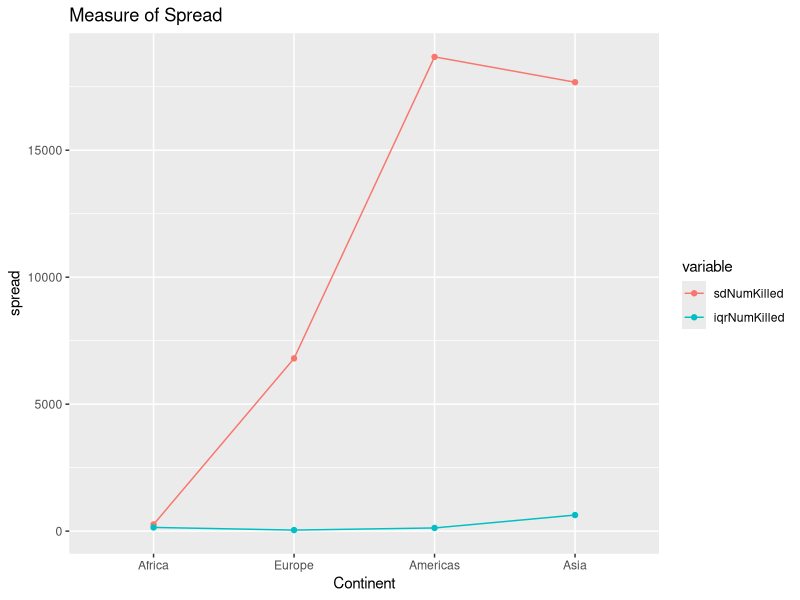
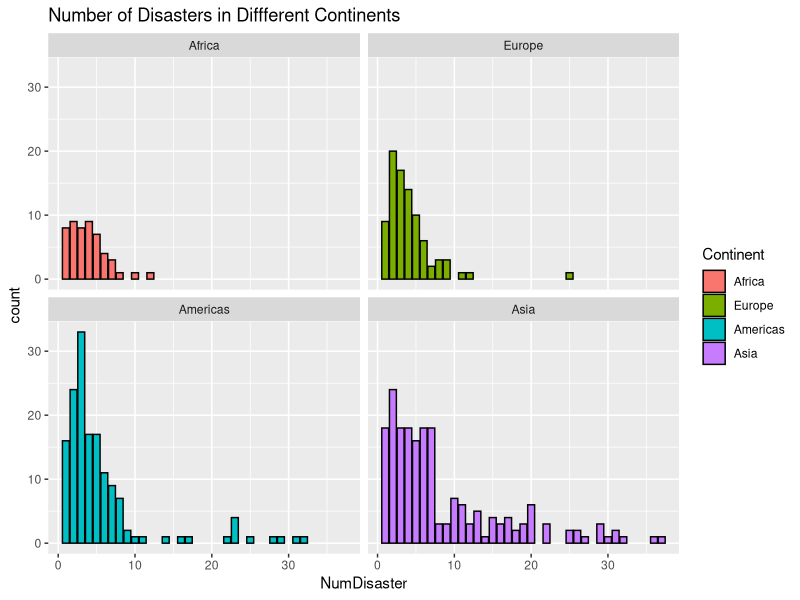
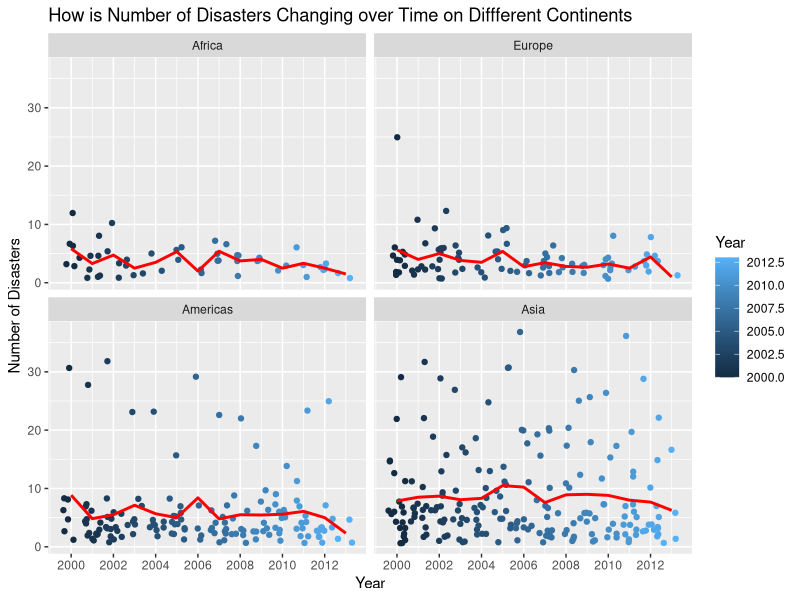
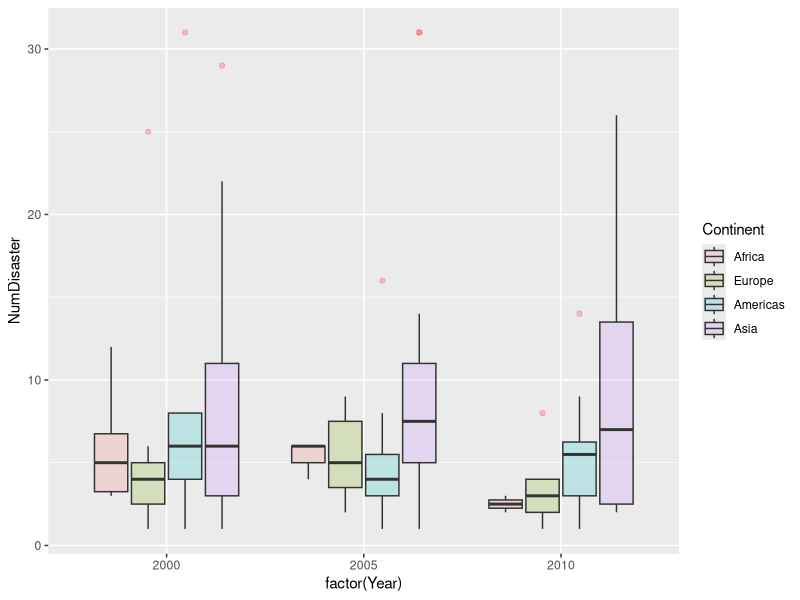
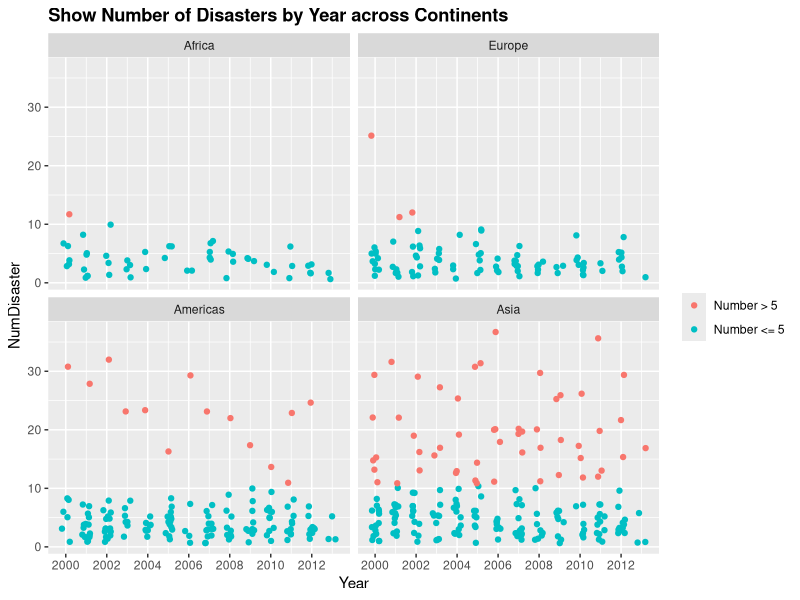
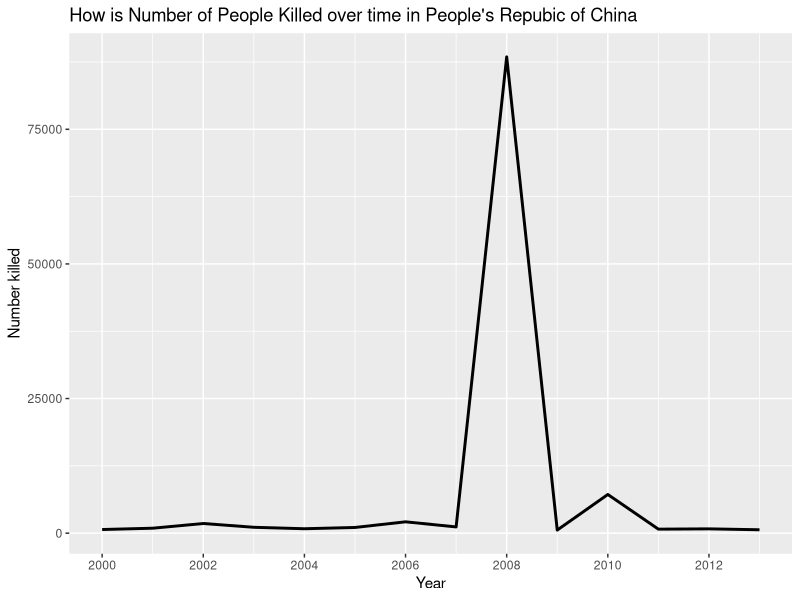
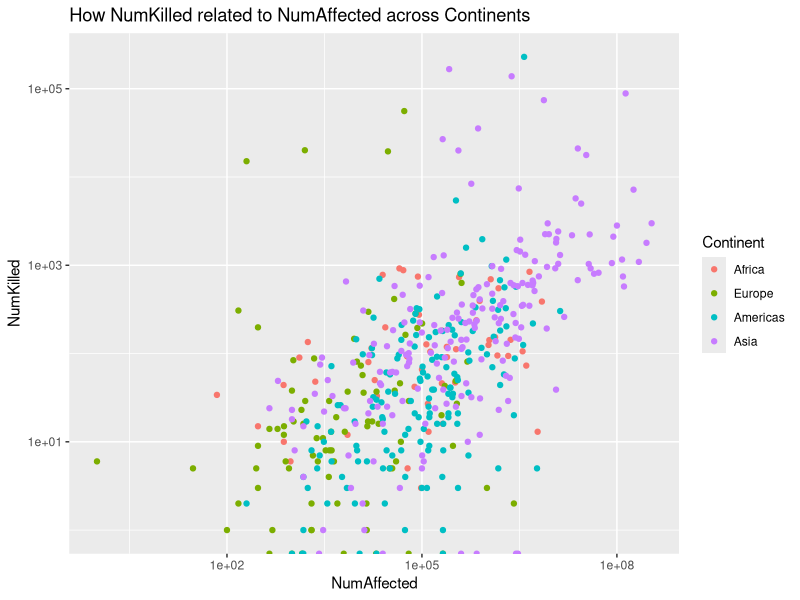
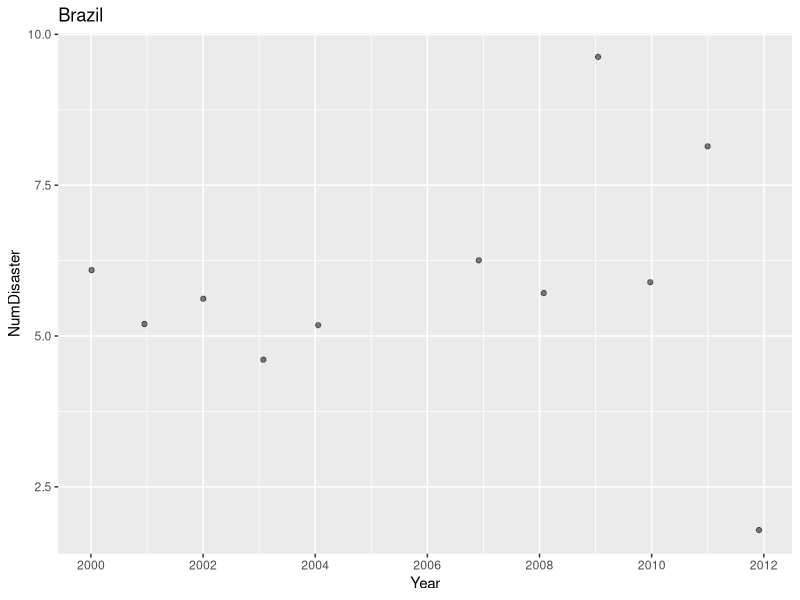

Reproduce these figures in R, in order.
library(arm)
library(ggplot2)
library(plyr)
library(xtable)
library(reshape2)

Disaster <- read.delim("Disaster_clean.tsv")


## Learn from JB's code
## infer order of Race and Film factors from order in file
Disaster <-
  within(Disaster, {
    Continent <- factor(as.character(Continent), 
                        levels = unique(Disaster$Continent))
  })
## Yes! It is still follow the order!!!!!

## First, let us try to find some countries and give them 
## a stripplot. Since some countries have only few observations
## I will select the countries with over 10 observations.
ObsCountry <- ddply(Disaster, ~Country, summarize, numobs = length(Year))
DropCountry <- droplevels(subset(ObsCountry,!(numobs > 10)))

Special <- droplevels(subset(Disaster,
                              !(Country %in% DropCountry$Country)))

## Learn for JB, for each country, write stripplot to file
## to compare the number of disasters vs. year
d_ply(Special, ~ Country, function(z) {
  theCountry <- z$Country[1]
  p <- ggplot(z, aes(x = Year, y = NumDisaster))  +
    ggtitle(theCountry) + 
    geom_jitter(alpha = 1/2, position = position_jitter(width = 0.1)) + 
    scale_x_continuous(name = "Year", breaks = seq(min(z$Year), 
                                                   max(z$Year), by = 2))
  theCountry <- gsub(" ", "_", theCountry)
  ggsave(paste0("scatterpplot_NumDisasterByYear_", theCountry, ".png"))
})


## try to get the spread of death within the continents
spreaddeath <- ddply(Disaster, ~ Continent, summarize,
                     sdNumKilled = sd(NumKilled), 
                     iqrNumKilled = IQR(NumKilled))
write.table (spreaddeath,"spreaddeath.tsv", quote = FALSE,
             sep = "\t", row.names = FALSE)

newspread <- melt(spreaddeath, id="Continent")
ggplot(newspread, aes(x = Continent, y = value, colour = variable)) + 
  geom_point() + geom_line(aes(x=as.numeric(Continent)))+ ylab("spread") +
  ggtitle("Measure of Spread")
ggsave("line_MeasureofSpread.png")

## Then, try to produce the maximum and minimum statistics 
## for different variables in all continents
## for all continents
maxmean<- ddply(Disaster, ~ Continent, summarize, 
                meanDamage = mean(TotalDamUSD),
                maxDamage= max(TotalDamUSD),
                meanAffPop = mean(NumAffected),
                maxAffPop = max(NumAffected),
                meanInjured = mean(NumInjured),
                maxInjured = max(NumInjured),
                meanDeath = mean(NumKilled),
                maxDeath = max(NumKilled),
                meanHomeless = mean(NumHomeless),
                maxHomeless = max(NumHomeless)
)
write.table (maxmean,"maxmean.tsv", quote = FALSE,
             sep = "\t", row.names = FALSE)

## We have summarized some detailed information about different 
## variables in the dataset. Now, let's discouver more details.
## First,let's identify which varibales play an important role to predict 
## the damaged amount from natural disasters.

## To start with, Let us to fit the full model.
FullModel <- lm(TotalDamUSD ~ NumDisaster + NumKilled + NumInjured +
                  NumAffected +NumHomeless, data = Disaster)
summary(FullModel)

## Based on the summmary, it can be shown that number of disasters 
## played a significant role to determine the damaged amount. 
## Therefore, I will pay more attention on whether the
## number of disasters also play an essential role in country level.

mFun <- function(x) {
  model <- lm(TotalDamUSD ~ NumDisaster, x)
  estCoefs <- c(coef(model))
  estSE <- c(se.coef(model))
  ## 2 means 2nd row (we do not want to test intercept), 
  ## 4 means the 4th column, which corresponding to p-value
  p_value <- summary(model)$coefficients[2, 4]  
  names(estCoefs) <- c("intercept", "NumDisaster")
  names(estSE) <- c("SE(intercept)", "SE(NumDisaster)")
  names(p_value) <- "p-value (NumDisaster)"
  return (c(estCoefs,estSE,p_value))
}

mCoefs <- ddply(Disaster, ~Country, mFun)
write.table (mCoefs,"regression.tsv", quote = FALSE,
             sep = "\t", row.names = FALSE)

## I tried my best, but I am not sure whether this is the correct way.
## Based on above table, we found that even though the number 
## of disasters play an critical role in the world level, 
## it does not significant in country level for most countries. 
## It might because the individual country has limited sample size. 
## Thus, the standard error is huge.

## The next topic that I would like to focus on is how the number of 
## disasters changing over time on different continents.

## To begin with, let us plot the number of disasters in different continents.

ggplot(Disaster,aes(x=NumDisaster, fill= Continent)) + facet_wrap(~Continent)+
  geom_bar(binwidth = 2, color = "black") +
  ggtitle("Number of Disasters in Diffferent Continents")
ggsave("barchart_DisasterbyContinent.png")

## After having some basic ideas about the frequency of the number of disasters in 
## different continents,I will look at the number of disasters changing over time 
## on diffferent continents

ggplot(Disaster, aes(x = Year, y = NumDisaster, color = Year))+ 
  geom_jitter() + facet_wrap(~ Continent) + 
  geom_line(stat = "summary", fun.y = "mean", col = "red", lwd = 1) +
  ggtitle("How is Number of Disasters Changing over Time on Diffferent Continents") + 
  scale_x_continuous(name = "Year", breaks = seq(min(Disaster$Year), 
                                                 max(Disaster$Year), by = 2))  + 
  xlab("Year") + ylab("Number of Disasters")
ggsave("stripplot_NumofDisTimeContinent.png")

## Based on the plot, there is no significan relationship beween the number of disasters 
## and time. However, it can be found that there is some difference for the number of 
## disasters across continents.

## Next, try boxplot for the year 2000, 2005 and 2010
ggplot(subset(Disaster, Year %in% c(2000,2005,2010)), aes(x = factor(Year), 
                                                          y = NumDisaster, 
                                                          fill = Continent), 
       groups = Continent) + geom_boxplot(alpha = 0.2, outlier.colour= "red") 
ggsave("boxplot_DisasterbyYear.png")

## Obviously, Asia has more variation for the number of disasters.

## Finally, let us try another plot about the number of disasters changing over 
## time on diffferent continents
low_number= 10
ggplot(Disaster, aes(x = Year, y = NumDisaster, 
                     colour = NumDisaster <= low_number)) + 
  geom_jitter(position = position_jitter(width = .2)) + 
  facet_wrap(~ Continent) + 
  ggtitle(paste("NumDisaster <= ", low_number)) + 
  theme(plot.title = element_text(face="bold")) + 
  ggtitle("Show Number of Disasters by Year across Continents") + 
  scale_colour_discrete(name="",breaks=c("FALSE", "TRUE"),
                        labels=c("Number > 5", "Number <= 5")) +
  scale_x_continuous(name = "Year", breaks = seq(min(Disaster$Year), 
                                                 max(Disaster$Year), by = 2)) 
ggsave("stripplot_DisasterbyYC.png")


## By looking at above graph, we can see Americas and Asia have more natural 
## disasters than other continents.


## Now, Let us look at a special plot: dots scatterplot of number of natural 
## disaster over year for China. Why??

ggplot(subset(Disaster, Country == "China P Rep"), aes(x = Year, y = NumKilled)) + 
  geom_line(lwd=1) + xlab("Year") + ylab("Number killed") +
  ggtitle("How is Number of People Killed over time in People's Repubic of China") +
  scale_x_continuous(name = "Year", breaks = seq(min(Disaster$Year), 
                                                 max(Disaster$Year), by = 2)) 
ggsave("line_NumKilledChina.png")


## The graph shows that more than 80,000 were killed by natural disaster 
## in the year of 2008 in China. That was Sichuan Earthquake. At that time, 
## I was also in Sichuan and experienced this catastrophe. I feel sorry for 
## those people who lost their lives during this disaster.Since I experienced 
## this natural disaster, I would think this is an important plot for me!!


## Next, I would like to evaluate whether there is a relationship between affected 
## population and death across continents.The question is that whether more people got 
## affected will lead more people be killed? Since some natural disasters caused a lot of 
## people lost lives, I used log transformation (**Question** Log transformation may not make sense?)

ggplot(Disaster, aes(x = NumAffected, y = NumKilled, color = Continent)) + 
  geom_point() + scale_x_log10() + scale_y_log10()+
  ggtitle("How NumKilled related to NumAffected across Continents") 
ggsave("points_NumKilledwithAffected.png")

## Based on the graph, it can be seen that with the increase of number of people got affected,
## there is a slightly increasing trend for the number of people got killed.
